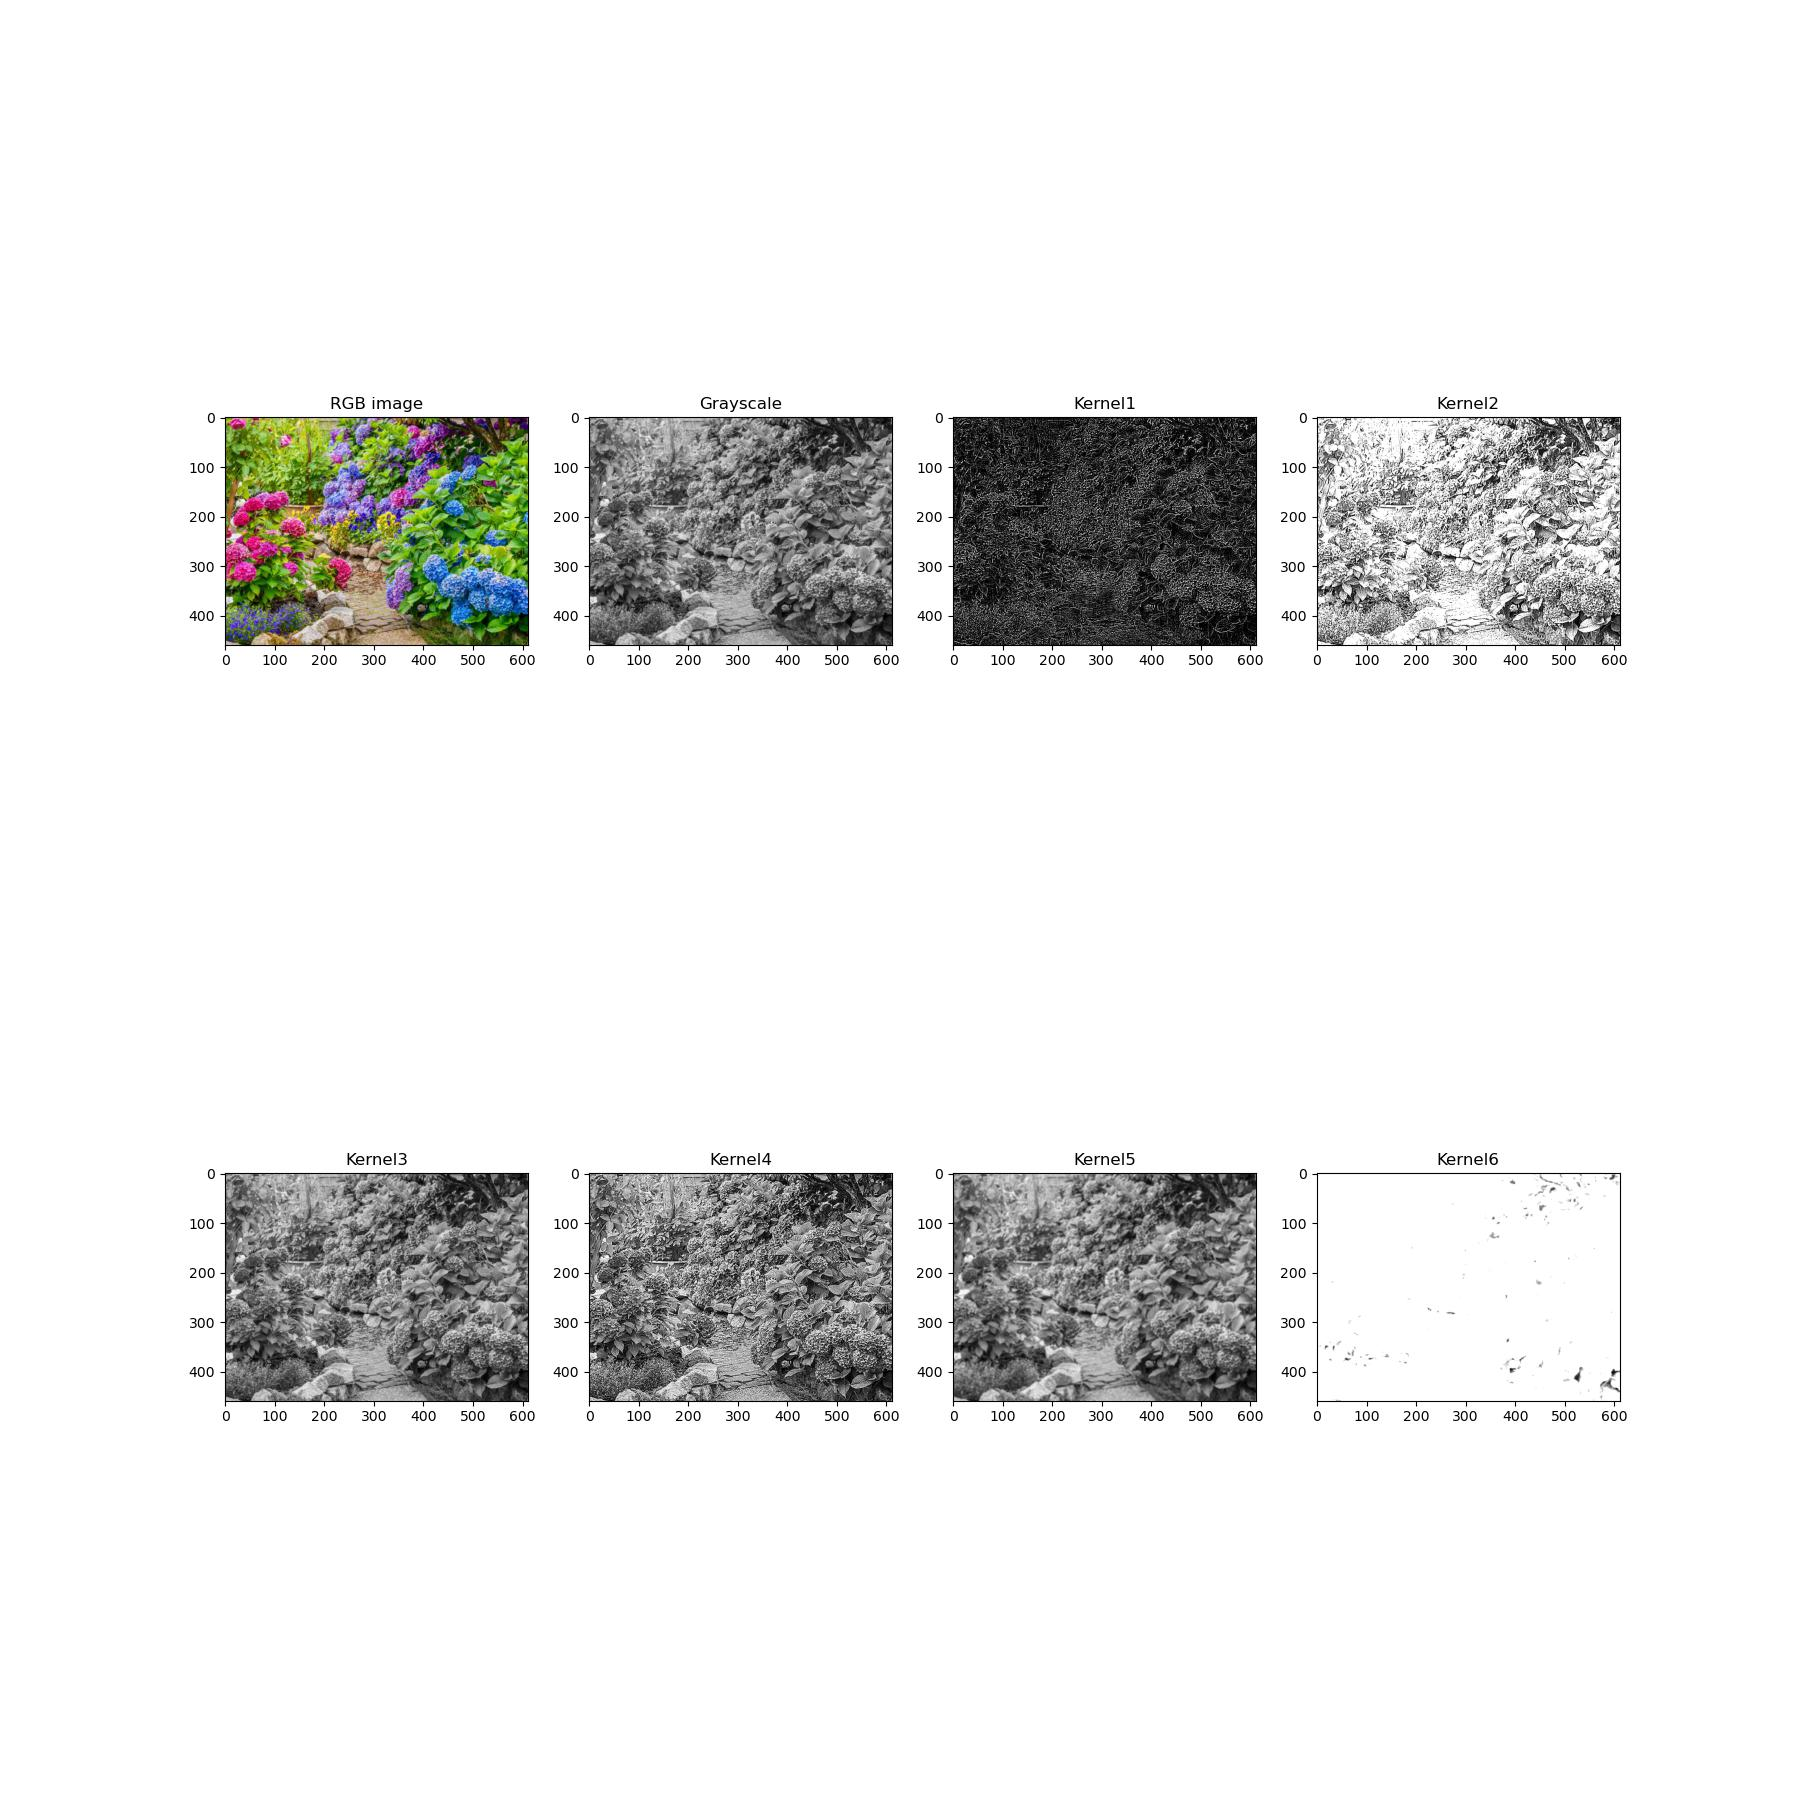

Source code (Python):
import cv2
import matplotlib.pyplot as plt
import numpy as np

def main():
    img_path = '/home/mayabee/Documents/DIP_Lab/Assignments/Assignment-2/hydra.jpg'
    rgb_img = plt.imread(img_path)
    print(rgb_img.shape, rgb_img.max(), rgb_img.min())

    grayscale = cv2.cvtColor(rgb_img, cv2.COLOR_RGB2GRAY)
    print(grayscale.shape)

    kernel1 = np.array([[-1,-1,-1], [-1,8,-1], [-1,-1,-1]])
    print('kernel1: {}'.format(kernel1))
    processed_img1 = cv2.filter2D(grayscale,-1,kernel1)
    kernel2 = np.array([[-1,0,-1], [-1,8,-1], [-1,0,-1]])
    print('kernel2: {}'.format(kernel2))
    processed_img2 = cv2.filter2D(grayscale,-1,kernel2)
    
    kernel3 = np.array([[0,0,0], [0,1,0], [0,0,0]]) 
    print('kernel3: {}'.format(kernel3))
    processed_img3 = cv2.filter2D(grayscale,-1,kernel3)
    
    kernel4 = np.array([[0,-1,0], [-1,5,-1], [0,-1,0]])
    print('kernel4: {}'.format(kernel4))
    processed_img4 = cv2.filter2D(grayscale,-1,kernel4)
    
    kernel5 = np.array([[1,1,1], [1,1,1], [1,1,1]])*1/9
    print('kernel5: {}'.format(kernel5))
    processed_img5 = cv2.filter2D(grayscale,-1,kernel5)
    
    kernel6 = np.array([[1,1,1], [1,1,1], [1,1,1]])
    print('kernel6: {}'.format(kernel6))
    processed_img6 = cv2.filter2D(grayscale,-1,kernel6)
    
    img_set = [rgb_img,grayscale,processed_img1,processed_img2,processed_img3, processed_img4,processed_img5, processed_img6]
    title_set = ['RGB image', 'Grayscale', 'Kernel1','Kernel2', 'Kernel3', 'Kernel4', 'Kernel5', 'Kernel6']

    plot_img(img_set,title_set)

def plot_img(img_set, title_set):
    n=len(img_set)
    plt.figure(figsize= (18,18))

    for i in range(n):
        img = img_set[i]
        ch = len(img.shape)
        plt.subplot(2,4,i+1)
        if(ch == 4):
            plt.imshow(img_set[i])
        else:
            plt.imshow(img_set[i], cmap = 'gray')
        plt.title(title_set[i])
    plt.savefig("a3.jpg")
    plt.show()

if __name__=='__main__':
    main()
    
